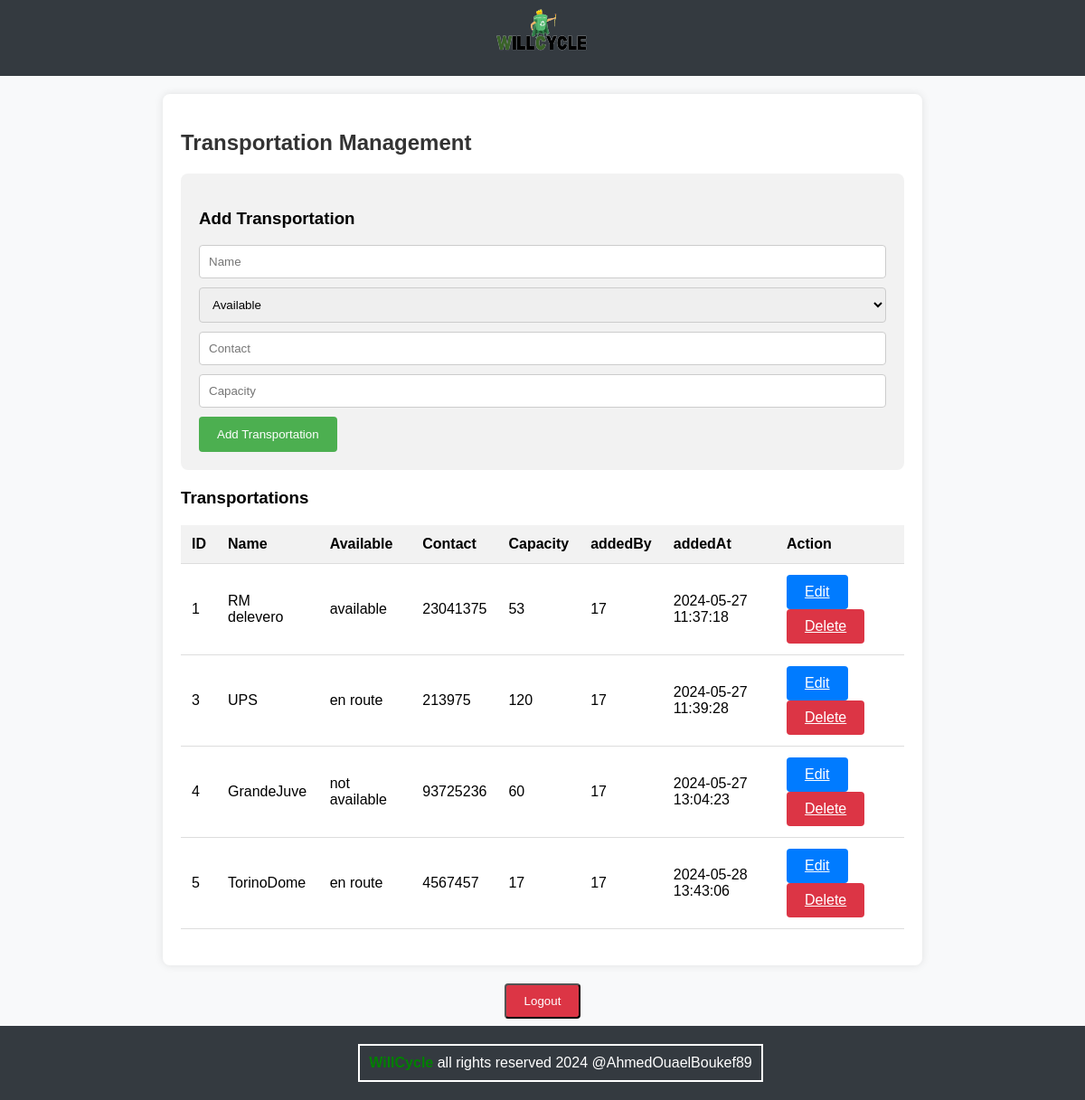
The page /pages/logisticien.php (signed in) on the database its author committed.
### tables this page shows
CREATE TABLE `transportation` (
  `id` int(10) NOT NULL,
  `name` varchar(40) NOT NULL,
  `available` enum('available','not available','en route','') NOT NULL,
  `contact` int(10) NOT NULL,
  `capacity` varchar(50) NOT NULL,
  `createdBy` int(11) NOT NULL,
  `createdAt` datetime NOT NULL DEFAULT current_timestamp()
);

### pages/logisticien.php (the view, shortened to what this page needs)
<?php
require_once '../includes/db.php';
$stmt = $conn->prepare("SELECT * FROM transportation");
$stmt->execute();
$transportations = $stmt->fetchAll(PDO::FETCH_ASSOC);
?>
<!DOCTYPE html>
<html lang="en">
<head>
</head>
<body>
<?php include('../includes/header.php'); ?>
<div class="container">
    <h2>Transportation Management</h2>
<div class="form-container">
    <h3>Add Transportation</h3>
    <form action="" method="post">
        <input type="text" name="name" placeholder="Name" required>
        <select class="dropdown-list" name="available" required>
            <option value="Available">Available</option>
        </select>
        <input type="text" name="contact" placeholder="Contact" required>
        <input type="number" name="capacity" placeholder="Capacity" required>
        <input type="submit" name="add_transportation" value="Add Transportation">
    </form>
</div>
    <h3>Transportations</h3>
    <table>
        <thead>
            <tr>
                <th>ID</th>
                <th>Name</th>
                <th>Available</th>
                <th>Contact</th>
                <th>Capacity</th>
                <th>addedBy</th>
                <th>addedAt</th>
                <th>Action</th>
            </tr>
        </thead>
        <tbody>
    <?php foreach ($transportations as $transportation): ?>
        <tr>
            <td><?php echo $transportation['id']; ?></td>
            <td id="name_<?php echo $transportation['id']; ?>"><?php echo $transportation['name']; ?></td>
            <td id="available_<?php echo $transportation['id']; ?>"><?php echo $transportation['available']; ?></td>
            <td id="contact_<?php echo $transportation['id']; ?>"><?php echo $transportation['contact']; ?></td>
            <td id="capacity_<?php echo $transportation['id']; ?>"><?php echo $transportation['capacity']; ?></td>
            <td id="createdBy_<?php echo $transportation['id']; ?>"><?php echo $transportation['createdBy']; ?></td>
            <td id="createdAt_<?php echo $transportation['id']; ?>"><?php echo $transportation['createdAt']; ?></td>
            <td class="action-links">
                <a class="edit" href="#" onclick="openPopup('<?php echo $transportation['id']; ?>')">Edit</a>
                <a class="delete" href="?delete_transportation=<?php echo $transportation['id']; ?>" onclick="return confirm('Are you sure you want to delete this transportation?')">Delete</a>
            </td>
        </tr>
    <?php endforeach; ?>
</tbody>
    </table>
</div>
<div style="text-align: center; margin-top: 10px; margin-bottom: 90px;">
    <button class="logout-button">Logout</button>
</div>
<?php include('../includes/footer.php'); ?>
</body>
</html>

### includes/header.php (shortened to what this page needs)
<!DOCTYPE html>
<html lang="en">
<head>
</head>
<body>
<header>
<div class="logo">
        <img src="../imgs/WillCycle2.png" alt="Your Logo">
    </div>
</header>
</body>
</html>

### includes/footer.php (shortened to what this page needs)
<!DOCTYPE html>
<html lang="en">
<head>
</head>
<body>
<footer>
<p>
    <span style="color: green;"><strong>WillCycle</strong></span> all rights reserved 2024
    @AhmedOuaelBoukef89
</p>
</footer>
</body>
</html>

### pages/logisticien.php (style rules this page uses)
body { font-family: Arial, sans-serif; margin: 0; padding: 0; background-color: #f8f9fa; }
.container { max-width: 800px; margin: 20px auto; padding: 20px; background-color: #fff; border-radius: 8px; box-shadow: 0 0 10px rgba(0, 0, 0, 0.1); }
h2 { color: #333; }
table { width: 100%; border-collapse: collapse; margin-bottom: 20px; }
th, td { padding: 12px; border-bottom: 1px solid #ddd; text-align: left; }
th { background-color: #f2f2f2; }
.form-container { margin-bottom: 20px; background-color: #f2f2f2; padding: 20px; border-radius: 8px; }
.form-container input[type="text"], .form-container input[type="number"] { width: 100%; padding: 10px; margin-bottom: 10px; border: 1px solid #ccc; border-radius: 4px; box-sizing: border-box; transition: border-color 0.3s ease; }
.form-container input[type="submit"] { background-color: #4CAF50; color: white; padding: 12px 20px; border: none; border-radius: 4px; cursor: pointer; transition: background-color 0.3s ease; }
.action-links { margin-top: 10px; }
.action-links a { display: inline-block; padding: 10px 20px; border-radius: 4px; }
.action-links a.edit { background-color: #007bff; color: #fff; }
.action-links a.delete { background-color: #dc3545; color: #fff; }
.dropdown-list { width: 100%; padding: 10px; margin-bottom: 10px; border: 1px solid #ccc; border-radius: 4px; box-sizing: border-box; transition: border-color 0.3s ease; }
.logout-button { display: inline-block; padding: 10px 20px; background-color: #dc3545; color: #fff; text-decoration: none; border-radius: 4px; transition: background-color 0.3s ease; }

### includes/header.php (style rules this page uses)
header { background-color: #343a40; color: #fff; padding: 9px; text-align: center; }
header .logo { margin-bottom: 10px; }

### includes/footer.php (style rules this page uses)
footer { background-color: #343a40; color: #fff; text-align: center; padding: 20px; position: fixed; width: 100%; bottom: 0; left: 0; }
footer p { margin: 0; padding: 10px; border: 2px solid #fff; display: inline-block; }

### rows shown on the page
transportation: id "1", name "RM delevero", available "available", contact "23041375", capacity "53", createdBy "17", createdAt "2024-05-27 11:37:18"
transportation: id "3", name "UPS", available "en route", contact "213975", capacity "120", createdBy "17", createdAt "2024-05-27 11:39:28"
transportation: id "4", name "GrandeJuve", available "not available", contact "93725236", capacity "60", createdBy "17", createdAt "2024-05-27 13:04:23"
transportation: id "5", name "TorinoDome", available "en route", contact "4567457", capacity "17", createdBy "17", createdAt "2024-05-28 13:43:06"
